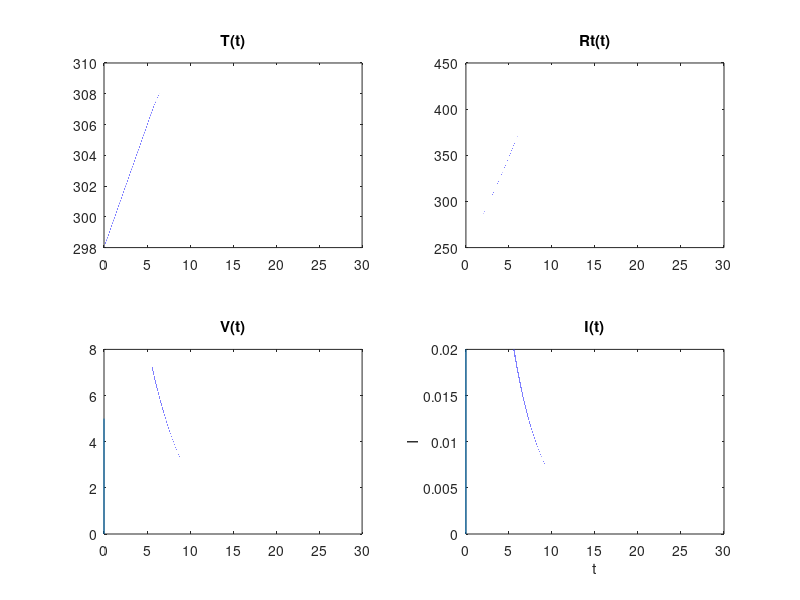

Write the MATLAB code that produced this figure.
clear all;

% set global parsmeters

dt=0.0001; % time step , sec
t=0:dt:30;
dc=5e-3; %W/dC low coef
R=1/dc ; % dC/W 
tau=20; % sec
c=tau/R; %J/dC
beta=3800 ;
R0=250 ; %ohm
Imax=20e-3 ; % A , calculated by V/R where V=5v R=R0
lt = length(t);
T0=298; % initial temp K
T=ones(lt,1)*T0;
T1=ones(lt,1)*T0;
Rt=ones(lt,1)*R0; %thermistor 
V=zeros(lt,1);
I=zeros(lt,1);
Ta=310; % ambient temp

for n=2:lt
 Rt(n)=R0*exp(-beta*(1/T(n-1)-1/298)); % caculate resistence of ptc thermistor with previous T 
 T(n)=((R*c/dt)*T(n-1)+R*((I(n-1))^2)*Rt(n)+Ta)/((R*c/dt)+1); % caculate T according to differential equation
 dTdt=(T(n)-T(n-1))/dt; 
 I(n)=sqrt((c*dTdt)/Rt(n))*0.95; 
 if I(n)>Imax
     I(n)=Imax;
     %T1(t)=T(t); % I just wanted to check if and when we reach the max current
 end
 V(n)=I(n)*Rt(n);
end

subplot(2,2,1);
plot(t,T);
title('T(t)'); 
% hold on
% plot(t,T1,'o');
subplot(2,2,2);
plot(t,Rt);
title('Rt(t)');
subplot(2,2,3);
plot(t,V);
title('V(t)');
subplot(2,2,4);
plot(t,I);
title('I(t)');
xlabel('t');
ylabel('I');

 